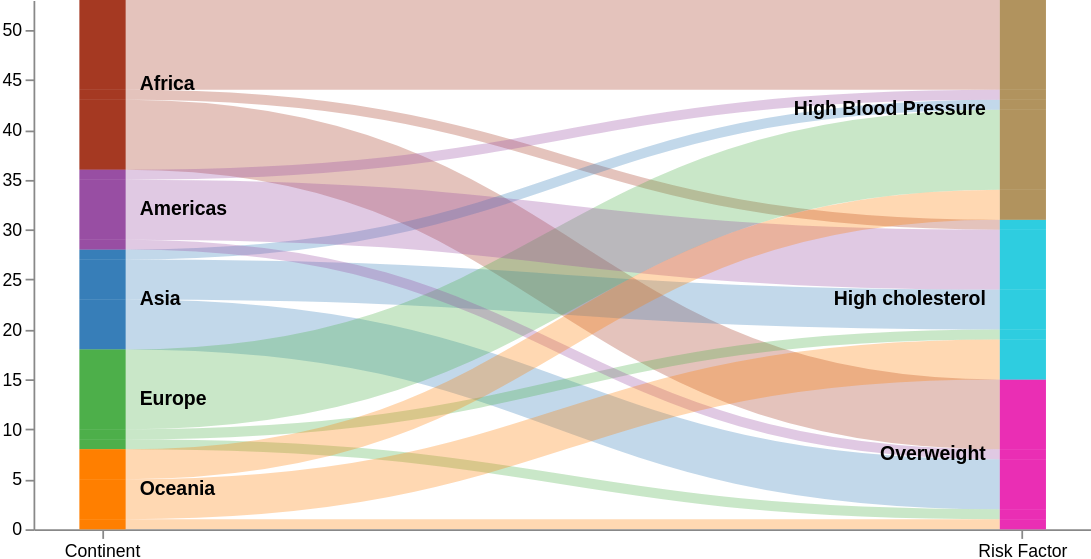

Source (Vega-Lite JSON):
### Vega specification from a JSON file in a GitHub repository (floating-point values rounded to 4 significant figures)
{"$schema": "https://vega.github.io/schema/vega/v5.2.json", "height": 300, "width": 600, "data": [{"name": "rawData", "values": [{"key": {"stk1": "Africa", "stk2": "Overweight"}, "doc_count": 7}, {"key": {"stk1": "Africa", "stk2": "High cholesterol"}, "doc_count": 1}, {"key": {"stk1": "Africa", "stk2": "High Blood Pressure"}, "doc_count": 9}, {"key": {"stk1": "Asia", "stk2": "Overweight"}, "doc_count": 5}, {"key": {"stk1": "Asia", "stk2": "High cholesterol"}, "doc_count": 4}, {"key": {"stk1": "Asia", "stk2": "High Blood Pressure"}, "doc_count": 1}, {"key": {"stk1": "Europe", "stk2": "Overweight"}, "doc_count": 1}, {"key": {"stk1": "Europe", "stk2": "High cholesterol"}, "doc_count": 1}, {"key": {"stk1": "Europe", "stk2": "High Blood Pressure"}, "doc_count": 8}, {"key": {"stk1": "Americas", "stk2": "Overweight"}, "doc_count": 1}, {"key": {"stk1": "Americas", "stk2": "High cholesterol"}, "doc_count": 6}, {"key": {"stk1": "Americas", "stk2": "High Blood Pressure"}, "doc_count": 1}, {"key": {"stk1": "Oceania", "stk2": "Overweight"}, "doc_count": 1}, {"key": {"stk1": "Oceania", "stk2": "High cholesterol"}, "doc_count": 4}, {"key": {"stk1": "Oceania", "stk2": "High Blood Pressure"}, "doc_count": 3}], "transform": [{"type": "formula", "expr": "datum.key.stk1", "as": "stk1"}, {"type": "formula", "expr": "datum.key.stk2", "as": "stk2"}, {"type": "formula", "expr": "datum.doc_count", "as": "size"}]}, {"name": "nodes", "source": "rawData", "transform": [{"type": "filter", "expr": "!groupSelector || groupSelector.stk1 == datum.stk1 || groupSelector.stk2 == datum.stk2"}, {"type": "formula", "expr": "datum.stk1+datum.stk2", "as": "key"}, {"type": "fold", "fields": ["stk1", "stk2"], "as": ["stack", "grpId"]}, {"type": "formula", "expr": "datum.stack == 'stk1' ? datum.stk1+' '+datum.stk2 : datum.stk2+' '+datum.stk1", "as": "sortField"}, {"type": "stack", "groupby": ["stack"], "sort": {"field": "sortField", "order": "descending"}, "field": "size"}, {"type": "formula", "expr": "(datum.y0+datum.y1)/2", "as": "yc"}]}, {"name": "groups", "source": "nodes", "transform": [{"type": "aggregate", "groupby": ["stack", "grpId"], "fields": ["size"], "ops": ["sum"], "as": ["total"]}, {"type": "stack", "groupby": ["stack"], "sort": {"field": "grpId", "order": "descending"}, "field": "total"}, {"type": "formula", "expr": "scale('y', datum.y0)", "as": "scaledY0"}, {"type": "formula", "expr": "scale('y', datum.y1)", "as": "scaledY1"}, {"type": "formula", "expr": "datum.stack == 'stk1'", "as": "rightLabel"}, {"type": "formula", "expr": "datum.total/domain('y')[1]", "as": "percentage"}]}, {"name": "destinationNodes", "source": "nodes", "transform": [{"type": "filter", "expr": "datum.stack == 'stk2'"}]}, {"name": "edges", "source": "nodes", "transform": [{"type": "filter", "expr": "datum.stack == 'stk1'"}, {"type": "lookup", "from": "destinationNodes", "key": "key", "fields": ["key"], "as": ["target"]}, {"type": "linkpath", "orient": "horizontal", "shape": "diagonal", "sourceY": {"expr": "scale('y', datum.yc)"}, "sourceX": {"expr": "scale('x', 'stk1') + bandwidth('x')"}, "targetY": {"expr": "scale('y', datum.target.yc)"}, "targetX": {"expr": "scale('x', 'stk2')"}}, {"type": "formula", "expr": "range('y')[0]-scale('y', datum.size)", "as": "strokeWidth"}, {"type": "formula", "expr": "datum.size/domain('y')[1]", "as": "percentage"}]}], "scales": [{"name": "x", "type": "band", "range": "width", "domain": ["stk1", "stk2"], "paddingOuter": 0.05, "paddingInner": 0.95}, {"name": "y", "type": "linear", "range": "height", "domain": {"data": "nodes", "field": "y1"}}, {"name": "color", "type": "ordinal", "range": ["#a53922", "#377eb8", "#4daf4a", "#984ea3", "#ff7f00"], "domain": {"data": "rawData", "field": "stk1"}}, {"name": "color2", "type": "ordinal", "range": ["#ea2eb4", "#2ecde0", "#b1935e"], "domain": {"data": "rawData", "field": "stk2"}}, {"name": "stackNames", "type": "ordinal", "range": ["Continent", "Risk Factor"], "domain": ["stk1", "stk2"]}], "axes": [{"orient": "bottom", "scale": "x", "encode": {"labels": {"update": {"text": {"scale": "stackNames", "field": "value"}}}}}, {"orient": "left", "scale": "y"}], "marks": [{"type": "path", "name": "edgeMark", "from": {"data": "edges"}, "clip": true, "encode": {"update": {"stroke": [{"test": "groupSelector && groupSelector.stack=='stk1'", "scale": "color", "field": "stk2"}, {"scale": "color", "field": "stk1"}], "strokeWidth": {"field": "strokeWidth"}, "path": {"field": "path"}, "strokeOpacity": {"signal": "!groupSelector && (groupHover.stk1 == datum.stk1 || groupHover.stk2 == datum.stk2) ? 0.9 : 0.3"}, "zindex": {"signal": "!groupSelector && (groupHover.stk1 == datum.stk1 || groupHover.stk2 == datum.stk2) ? 1 : 0"}, "tooltip": {"signal": "datum.stk1 + ' → ' + datum.stk2 + '    ' + format(datum.size, ',.0f') + '   (' + format(datum.percentage, '.1%') + ')'"}}, "hover": {"strokeOpacity": {"value": 1}}}}, {"type": "rect", "name": "groupMark", "from": {"data": "groups"}, "encode": {"enter": {"fill": [{"test": "datum.stack == 'stk1'", "scale": "color", "field": "grpId"}, {"test": "datum.stack == 'stk2'", "scale": "color2", "field": "grpId"}], "width": {"scale": "x", "band": 1}}, "update": {"x": {"scale": "x", "field": "stack"}, "y": {"field": "scaledY0"}, "y2": {"field": "scaledY1"}, "fillOpacity": {"value": 0.6}, "tooltip": {"signal": "datum.grpId + '   ' + format(datum.total, ',.0f') + '   (' + format(datum.percentage, '.1%') + ')'"}}, "hover": {"fillOpacity": {"value": 1}}}}, {"type": "text", "from": {"data": "groups"}, "interactive": false, "encode": {"update": {"x": {"signal": "scale('x', datum.stack) + (datum.rightLabel ? bandwidth('x') + 8 : -8)"}, "yc": {"signal": "(datum.scaledY0 + datum.scaledY1)/2"}, "align": {"signal": "datum.rightLabel ? 'left' : 'right'"}, "baseline": {"value": "middle"}, "fontWeight": {"value": "bold"}, "text": {"signal": "abs(datum.scaledY0-datum.scaledY1) > 13 ? datum.grpId : ''"}}}}, {"type": "group", "data": [{"name": "dataForShowAll", "values": [{}], "transform": [{"type": "filter", "expr": "groupSelector"}]}], "encode": {"enter": {"xc": {"signal": "width/2"}, "y": {"value": 30}, "width": {"value": 80}, "height": {"value": 30}}}, "marks": [{"type": "group", "name": "groupReset", "from": {"data": "dataForShowAll"}, "encode": {"enter": {"cornerRadius": {"value": 6}, "fill": {"value": "#f5f5f5"}, "stroke": {"value": "#c1c1c1"}, "strokeWidth": {"value": 2}, "height": {"field": {"group": "height"}}, "width": {"field": {"group": "width"}}}, "update": {"opacity": {"value": 1}}, "hover": {"opacity": {"value": 0.7}}}, "marks": [{"type": "text", "interactive": false, "encode": {"enter": {"xc": {"field": {"group": "width"}, "mult": 0.5}, "yc": {"field": {"group": "height"}, "mult": 0.5, "offset": 2}, "align": {"value": "center"}, "baseline": {"value": "middle"}, "fontWeight": {"value": "bold"}, "text": {"value": "Show All"}}}}]}]}, {"type": "rect", "from": {"data": "nodes"}, "encode": {"enter": {"width": {"scale": "x", "band": 1}, "x": {"scale": "x", "field": "stack"}, "y": {"field": "y0", "scale": "y"}, "y2": {"field": "y1", "scale": "y"}, "fill": [{"test": "datum.stack == 'stk1'", "scale": "color", "field": "stk1"}, {"test": "datum.stack == 'stk2'", "scale": "color2", "field": "stk2"}]}}}], "signals": [{"name": "groupHover", "value": {}, "on": [{"events": "@groupMark:mouseover", "update": "{stk1:datum.stack=='stk1' && datum.grpId, stk2:datum.stack=='stk2' && datum.grpId}"}, {"events": "mouseout", "update": "{}"}]}, {"name": "groupSelector", "value": false, "on": [{"events": "@groupMark:click!", "update": "{stack:datum.stack, stk1:datum.stack=='stk1' && datum.grpId, stk2:datum.stack=='stk2' && datum.grpId}"}, {"events": [{"type": "click", "markname": "groupReset"}, {"type": "dblclick"}], "update": "false"}]}]}
